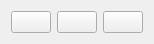
   <widget class="QWidget" name="layoutWidget">
    <property name="geometry">
     <rect>
      <x>870</x>
      <y>0</y>
      <width>128</width>
      <height>41</height>
     </rect>
    </property>
    <layout class="QHBoxLayout" name="windowButtons">
     <item>
      <widget class="QPushButton" name="minButton">
       <property name="cursor">
        <cursorShape>PointingHandCursor</cursorShape>
       </property>
       <property name="layoutDirection">
        <enum>Qt::LayoutDirection::RightToLeft</enum>
       </property>
       <property name="styleSheet">
        <string notr="true"/>
       </property>
       <property name="text">
        <string/>
       </property>
       <property name="icon">
        <iconset>
         <normaloff>assets/icons/min.svg</normaloff>assets/icons/min.svg</iconset>
       </property>
       <property name="iconSize">
        <size>
         <width>26</width>
         <height>26</height>
        </size>
       </property>
       <property name="flat">
        <bool>false</bool>
       </property>
      </widget>
     </item>
     <item>
      <widget class="QPushButton" name="resizeButton">
       <property name="cursor">
        <cursorShape>PointingHandCursor</cursorShape>
       </property>
       <property name="styleSheet">
        <string notr="true"/>
       </property>
       <property name="text">
        <string/>
       </property>
       <property name="icon">
        <iconset>
         <normaloff>assets/icons/max.svg</normaloff>assets/icons/max.svg</iconset>
       </property>
       <property name="iconSize">
        <size>
         <width>26</width>
         <height>26</height>
        </size>
       </property>
      </widget>
     </item>
     <item>
      <widget class="QPushButton" name="closeButton">
       <property name="cursor">
        <cursorShape>PointingHandCursor</cursorShape>
       </property>
       <property name="styleSheet">
        <string notr="true"/>
       </property>
       <property name="text">
        <string/>
       </property>
       <property name="icon">
        <iconset>
         <normaloff>assets/icons/close.svg</normaloff>assets/icons/close.svg</iconset>
       </property>
       <property name="iconSize">
        <size>
         <width>26</width>
         <height>26</height>
        </size>
       </property>
      </widget>
     </item>
    </layout>
   </widget>
